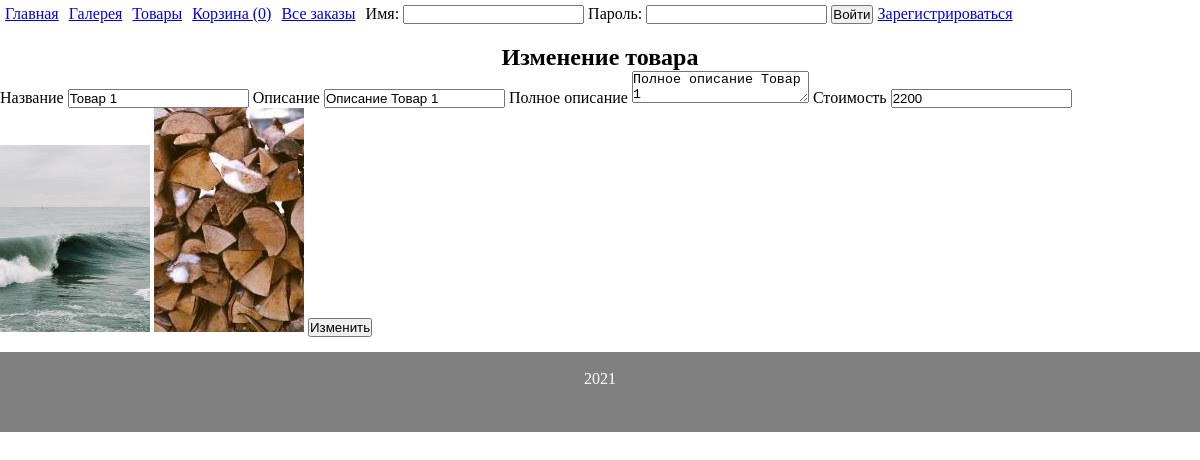
Screenshot of /edit-item/1 with the database file from the repository.
### tables this page shows
CREATE TABLE `products` (
  `id` int(11) NOT NULL,
  `name` mediumtext NOT NULL,
  `description` mediumtext NOT NULL,
  `more_description` text NOT NULL,
  `price` int(11) NOT NULL,
  `likes` int(1) NOT NULL DEFAULT '0'
);

CREATE TABLE `pictures` (
  `id` int(11) NOT NULL,
  `id_products` int(11) NOT NULL,
  `image` mediumtext NOT NULL,
  `size` int(11) NOT NULL
);

### engine/db_connections.php (called while the page is built, shortened)
<?php
function getConnect() {
    static $db = null;
    if (is_null($db)) {
        $db = @mysqli_connect(DB_HOST . ':' . DB_PORT, DB_USERNAME, DB_PASSWORD, DB_DATABASE) or die("Ошибка " . mysqli_connect_error());
    }
    return $db;
}
function getDBRequest($request) {
    $res = @mysqli_query(getConnect(), $request) or die(mysqli_error(getConnect()));
    if ($res === true) {
        $row = true;
    } else if (isset($res->num_rows)) {
        $row = mysqli_fetch_all($res, MYSQLI_ASSOC);
    } else {
        $row = false;
    }
    return $row;
}

### models/products.php (called while the page is built, shortened)
<?php
function getOneItem($action, $id=null, $vars = null) {
    switch ($action) {
        case 'read':
            return getDBRequest("SELECT * FROM products WHERE id={$id}")[0];
    }
}
function getPicturesByProdId($id) {
    return getDBRequest("SELECT * FROM pictures WHERE id_products = '{$id}'");
}

### engine/controller.php (called while the page is built, shortened)
<?php
function prepareVariables($url_array) {
    if ($url_array['main_page'] == "") {
        $params['page'] = 'index';
    } else {
        $params['page'] = $url_array['main_page'];
    }
    $params['countP'] = countInBasket(session_id());
    $params['username'] = hasUser($_SESSION['username'])['username'];
    $params['layout'] = 'app';
    switch ($params['page']) {
        case 'edit-item':
            $params['page'] = implode('/', ['catalog', $url_array['main_page']]);
            if (isset($url_array['id'])) {
                $params['item'] = getOneItem('read', $url_array['id']);
                $params['feedbacks'] = getFeedbacksById($url_array['id']);
                $params['pics'] = getPicturesByProdId($url_array['id']);
            }
            break;
    }
    return $params;
}

### templates/catalog/edit-item.php (the view, shortened to what this page needs)
<div class="titlePage">
<?php if (isset($item['id'])):?>
    <h2>Изменение товара</h2>
<?php else:?>
    <h2>Добавление товара</h2>
<?php endif;?>
</div>
<div>
    <form action="" method="post" enctype="multipart/form-data">
        <label for="name">Название</label>
        <input type="text" name="name" value='<?php if(isset($item)) echo $item["name"]?>' required>
        <label for="description">Описание</label>
        <input type="text" name="description" value='<?php if(isset($item)) echo $item["description"]?>' required>
        <label for="price">Полное описание</label>
        <textarea rows="2" maxlength="100000" name="more_description"><?php if(isset($item)) echo $item["more_description"]?></textarea>
        <label for="price">Стоимость</label>
        <input type="text" name="price" value='<?php if(isset($item)) echo $item["price"]?>'required>
        <br>
        <?php if (isset($item['id'])):?>
            <?php if (!empty($pics)):?>
            <?php foreach ($pics as $pic):?>
                <img src="/img/products/tmb/<?=$pic['image']?>">
            <?php endforeach;?>
            <?php endif;?>
        <?php endif;?>
        <button type="submit">
            <?php if (isset($item['id'])):?>
                Изменить
                <?php else:?>
                Добавить
            <?php endif;?>
        </button>
    </form>
</div>

### public/css/main.css (style rules this page uses)
* { margin: 0; padding: 0; }
body { display: -webkit-box; display: -ms-flexbox; display: flex; -webkit-box-orient: vertical; -webkit-box-direction: normal; -ms-flex-direction: column; flex-direction: column; }
h1, h2, footer { margin-top: 15px; }
.titlePage { text-align: center; }
form { margin: 0 auto; }

### rows the page displays
products: name "Товар 1", description "Описание Товар 1", more_description "Полное описание Товар 1", price "2200"
pictures: image (picture)
pictures: image (picture)

### other values shown
$key['title'] "Главная"
$key['title'] "Галерея"
$key['title'] "Товары"
$key['title'] "Корзина ( 0 )"
$key['title'] "Все заказы"
